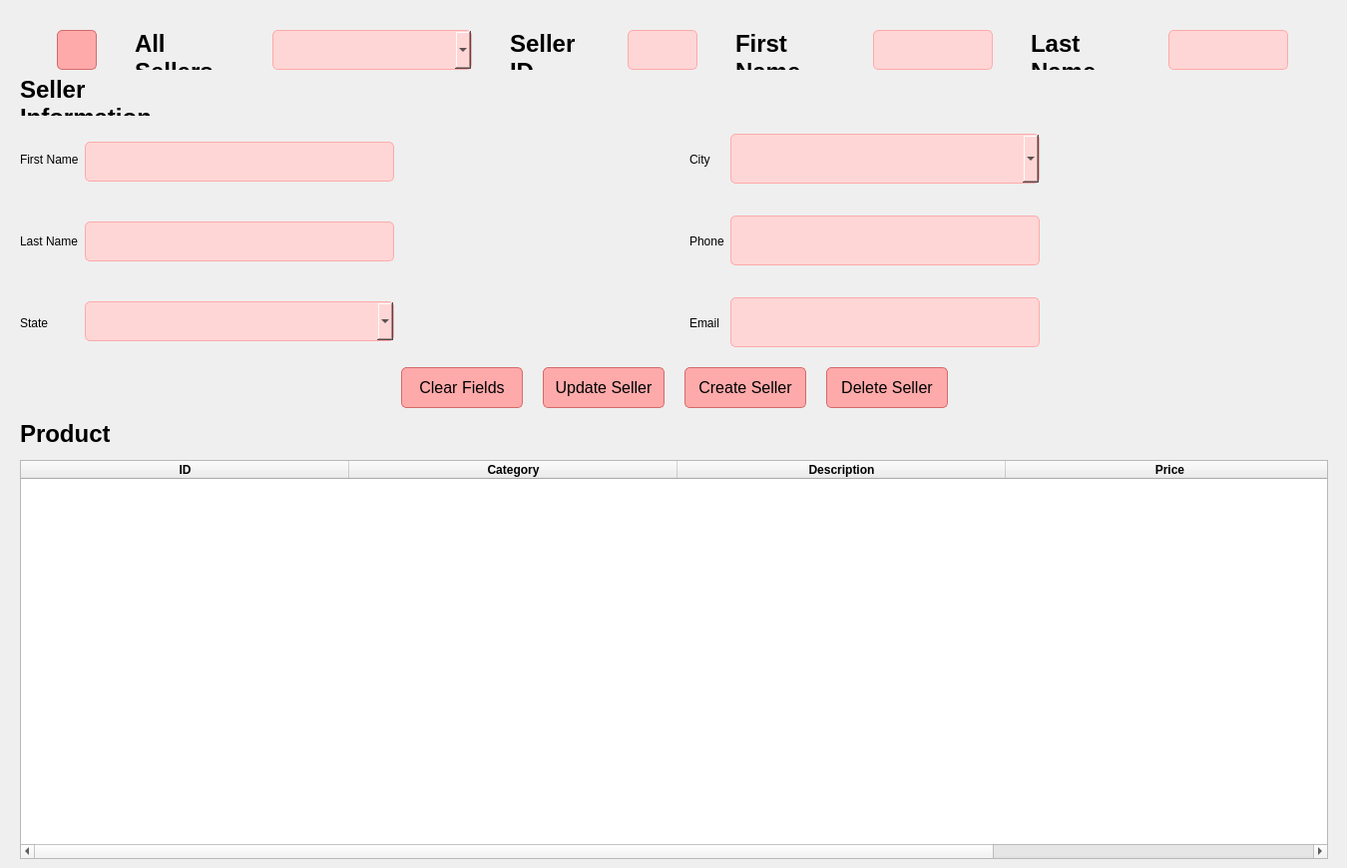
       <widget class="QWidget" name="StPageSeller_2">
        <widget class="QWidget" name="seller_modify" native="true">
         <property name="geometry">
          <rect>
           <x>20</x>
           <y>30</y>
           <width>1321</width>
           <height>831</height>
          </rect>
         </property>
         <widget class="QWidget" name="layoutWidget_12">
          <property name="geometry">
           <rect>
            <x>0</x>
            <y>0</y>
            <width>1311</width>
            <height>831</height>
           </rect>
          </property>
          <layout class="QVBoxLayout" name="seller_modify_layout">
           <item>
            <layout class="QHBoxLayout" name="horizontalLayout_12">
             <property name="spacing">
              <number>1</number>
             </property>
             <item>
              <widget class="QPushButton" name="btnSearchSeller">
               <property name="maximumSize">
                <size>
                 <width>40</width>
                 <height>40</height>
                </size>
               </property>
               <property name="styleSheet">
                <string notr="true">background-color: #FFAAAA; border: 1px solid #D66A6A; border-radius: 5px; padding: 10px; font-size: 16px; width: 100%;</string>
               </property>
               <property name="text">
                <string/>
               </property>
               <property name="icon">
                <iconset>
                 <normaloff>picture/search.png</normaloff>picture/search.png</iconset>
               </property>
               <property name="iconSize">
                <size>
                 <width>25</width>
                 <height>25</height>
                </size>
               </property>
              </widget>
             </item>
             <item>
              <widget class="QLabel" name="label_67">
               <property name="maximumSize">
                <size>
                 <width>100</width>
                 <height>40</height>
                </size>
               </property>
               <property name="font">
                <font>
                 <pointsize>10</pointsize>
                </font>
               </property>
               <property name="styleSheet">
                <string notr="true"/>
               </property>
               <property name="text">
                <string>&lt;html&gt;&lt;head/&gt;&lt;body&gt;&lt;p&gt;&lt;span style=&quot; font-size:18pt; font-weight:600;&quot;&gt;All Sellers&lt;/span&gt;&lt;/p&gt;&lt;/body&gt;&lt;/html&gt;</string>
               </property>
               <property name="wordWrap">
                <bool>true</bool>
               </property>
              </widget>
             </item>
             <item>
              <widget class="QComboBox" name="cmbAllSellers">
               <property name="maximumSize">
                <size>
                 <width>200</width>
                 <height>40</height>
                </size>
               </property>
               <property name="styleSheet">
                <string notr="true">background-color: #FFD6D6; border: 1px solid #FFAAAA; border-radius: 5px;</string>
               </property>
              </widget>
             </item>
             <item>
              <widget class="QLabel" name="label_35">
               <property name="maximumSize">
                <size>
                 <width>80</width>
                 <height>40</height>
                </size>
               </property>
               <property name="styleSheet">
                <string notr="true"/>
               </property>
               <property name="text">
                <string>&lt;html&gt;&lt;head/&gt;&lt;body&gt;&lt;p&gt;&lt;span style=&quot; font-size:18pt; font-weight:600;&quot;&gt;Seller ID&lt;/span&gt;&lt;/p&gt;&lt;/body&gt;&lt;/html&gt;</string>
               </property>
               <property name="wordWrap">
                <bool>true</bool>
               </property>
              </widget>
             </item>
             <item>
              <widget class="QLineEdit" name="seller_id_search">
               <property name="maximumSize">
                <size>
                 <width>70</width>
                 <height>40</height>
                </size>
               </property>
               <property name="styleSheet">
                <string notr="true">background-color: #FFD6D6; border: 1px solid #FFAAAA; border-radius: 5px;</string>
               </property>
              </widget>
             </item>
             <item>
              <widget class="QLabel" name="label_36">
               <property name="maximumSize">
                <size>
                 <width>100</width>
                 <height>40</height>
                </size>
               </property>
               <property name="styleSheet">
                <string notr="true"/>
               </property>
               <property name="text">
                <string>&lt;html&gt;&lt;head/&gt;&lt;body&gt;&lt;p&gt;&lt;span style=&quot; font-size:18pt; font-weight:600;&quot;&gt;First Name&lt;/span&gt;&lt;/p&gt;&lt;/body&gt;&lt;/html&gt;</string>
               </property>
               <property name="wordWrap">
                <bool>true</bool>
               </property>
              </widget>
             </item>
             <item>
              <widget class="QLineEdit" name="seller_first_name_search">
               <property name="maximumSize">
                <size>
                 <width>120</width>
                 <height>40</height>
                </size>
               </property>
               <property name="styleSheet">
                <string notr="true">background-color: #FFD6D6; border: 1px solid #FFAAAA; border-radius: 5px;</string>
               </property>
              </widget>
             </item>
             <item>
              <widget class="QLabel" name="label_42">
               <property name="maximumSize">
                <size>
                 <width>100</width>
                 <height>40</height>
                </size>
               </property>
               <property name="styleSheet">
                <string notr="true"/>
               </property>
               <property name="text">
                <string>&lt;html&gt;&lt;head/&gt;&lt;body&gt;&lt;p&gt;&lt;span style=&quot; font-size:18pt; font-weight:600;&quot;&gt;Last Name&lt;/span&gt;&lt;/p&gt;&lt;/body&gt;&lt;/html&gt;</string>
               </property>
               <property name="wordWrap">
                <bool>true</bool>
               </property>
              </widget>
             </item>
             <item>
              <widget class="QLineEdit" name="seller_last_name_search">
               <property name="maximumSize">
                <size>
                 <width>120</width>
                 <height>40</height>
                </size>
               </property>
               <property name="styleSheet">
                <string notr="true">background-color: #FFD6D6; border: 1px solid #FFAAAA; border-radius: 5px;</string>
               </property>
              </widget>
             </item>
            </layout>
           </item>
           <item>
            <widget class="QLabel" name="label_69">
             <property name="maximumSize">
              <size>
               <width>200</width>
               <height>40</height>
              </size>
             </property>
             <property name="styleSheet">
              <string notr="true">font: 24pt &quot;.AppleSystemUIFont&quot;;</string>
             </property>
             <property name="text">
              <string>&lt;html&gt;&lt;head/&gt;&lt;body&gt;&lt;p&gt;&lt;span style=&quot; font-size:18pt; font-weight:600;&quot;&gt;Seller Information&lt;/span&gt;&lt;/p&gt;&lt;/body&gt;&lt;/html&gt;</string>
             </property>
             <property name="wordWrap">
              <bool>true</bool>
             </property>
            </widget>
           </item>
           <item>
            <layout class="QHBoxLayout" name="horizontalLayout_7">
             <item>
              <layout class="QVBoxLayout" name="verticalLayout_10">
               <item>
                <widget class="QLabel" name="label_17">
                 <property name="styleSheet">
                  <string notr="true"/>
                 </property>
                 <property name="text">
                  <string>First Name</string>
                 </property>
                </widget>
               </item>
               <item>
                <widget class="QLabel" name="label_23">
                 <property name="styleSheet">
                  <string notr="true"/>
                 </property>
                 <property name="text">
                  <string>Last Name</string>
                 </property>
                </widget>
               </item>
               <item>
                <widget class="QLabel" name="label_24">
                 <property name="styleSheet">
                  <string notr="true"/>
                 </property>
                 <property name="text">
                  <string>State</string>
                 </property>
                </widget>
               </item>
              </layout>
             </item>
             <item>
              <layout class="QVBoxLayout" name="verticalLayout_11">
               <property name="spacing">
                <number>0</number>
               </property>
               <item>
                <widget class="QLineEdit" name="seller_first_name_edit">
                 <property name="maximumSize">
                  <size>
                   <width>310</width>
                   <height>40</height>
                  </size>
                 </property>
                 <property name="styleSheet">
                  <string notr="true">background-color: #FFD6D6; border: 1px solid #FFAAAA; border-radius: 5px;</string>
                 </property>
                </widget>
               </item>
               <item>
                <spacer name="horizontalSpacer_17">
                 <property name="orientation">
                  <enum>Qt::Horizontal</enum>
                 </property>
                 <property name="sizeHint" stdset="0">
                  <size>
                   <width>40</width>
                   <height>20</height>
                  </size>
                 </property>
                </spacer>
               </item>
               <item>
                <widget class="QLineEdit" name="seller_last_name_edit">
                 <property name="maximumSize">
                  <size>
                   <width>310</width>
                   <height>40</height>
                  </size>
                 </property>
                 <property name="styleSheet">
                  <string notr="true">background-color: #FFD6D6; border: 1px solid #FFAAAA; border-radius: 5px;</string>
                 </property>
                </widget>
               </item>
               <item>
                <spacer name="horizontalSpacer_20">
                 <property name="orientation">
                  <enum>Qt::Horizontal</enum>
                 </property>
                 <property name="sizeHint" stdset="0">
                  <size>
                   <width>40</width>
                   <height>20</height>
                  </size>
                 </property>
                </spacer>
               </item>
               <item>
                <widget class="QComboBox" name="cmbStates">
                 <property name="maximumSize">
                  <size>
                   <width>310</width>
                   <height>40</height>
                  </size>
                 </property>
                 <property name="styleSheet">
                  <string notr="true">background-color: #FFD6D6; border: 1px solid #FFAAAA; border-radius: 5px;</string>
                 </property>
                </widget>
               </item>
              </layout>
             </item>
             <item>
              <layout class="QVBoxLayout" name="verticalLayout_22">
               <item>
                <widget class="QLabel" name="label_71">
                 <property name="styleSheet">
                  <string notr="true"/>
                 </property>
                 <property name="text">
                  <string>City</string>
                 </property>
                </widget>
               </item>
               <item>
                <widget class="QLabel" name="label_72">
                 <property name="styleSheet">
                  <string notr="true"/>
                 </property>
                 <property name="text">
                  <string>Phone</string>
                 </property>
                </widget>
               </item>
               <item>
                <widget class="QLabel" name="label_73">
                 <property name="styleSheet">
                  <string notr="true"/>
                 </property>
                 <property name="text">
                  <string>Email</string>
                 </property>
                </widget>
               </item>
              </layout>
             </item>
             <item>
              <layout class="QVBoxLayout" name="verticalLayout_23">
               <property name="spacing">
                <number>0</number>
               </property>
               <item>
                <widget class="QComboBox" name="cmbCities">
                 <property name="maximumSize">
                  <size>
                   <width>310</width>
                   <height>50</height>
                  </size>
                 </property>
                 <property name="styleSheet">
                  <string notr="true">background-color: #FFD6D6; border: 1px solid #FFAAAA; border-radius: 5px;</string>
                 </property>
                </widget>
               </item>
               <item>
                <spacer name="horizontalSpacer_18">
                 <property name="orientation">
                  <enum>Qt::Horizontal</enum>
                 </property>
                 <property name="sizeHint" stdset="0">
                  <size>
                   <width>40</width>
                   <height>20</height>
                  </size>
                 </property>
                </spacer>
               </item>
               <item>
                <widget class="QLineEdit" name="seller_phone_edit">
                 <property name="maximumSize">
                  <size>
                   <width>310</width>
                   <height>50</height>
                  </size>
                 </property>
                 <property name="styleSheet">
                  <string notr="true">background-color: #FFD6D6; border: 1px solid #FFAAAA; border-radius: 5px;</string>
                 </property>
                </widget>
               </item>
               <item>
                <spacer name="horizontalSpacer_19">
                 <property name="orientation">
                  <enum>Qt::Horizontal</enum>
                 </property>
                 <property name="sizeHint" stdset="0">
                  <size>
                   <width>40</width>
                   <height>20</height>
                  </size>
                 </property>
                </spacer>
               </item>
               <item>
                <widget class="QLineEdit" name="seller_email_edit">
                 <property name="maximumSize">
                  <size>
                   <width>310</width>
                   <height>50</height>
                  </size>
                 </property>
                 <property name="styleSheet">
                  <string notr="true">background-color: #FFD6D6; border: 1px solid #FFAAAA; border-radius: 5px;</string>
                 </property>
                </widget>
               </item>
              </layout>
             </item>
            </layout>
           </item>
           <item>
            <layout class="QHBoxLayout" name="horizontalLayout_8">
             <property name="spacing">
              <number>20</number>
             </property>
             <item>
              <spacer name="horizontalSpacer_14">
               <property name="orientation">
                <enum>Qt::Horizontal</enum>
               </property>
               <property name="sizeHint" stdset="0">
                <size>
                 <width>20</width>
                 <height>20</height>
                </size>
               </property>
              </spacer>
             </item>
             <item>
              <widget class="QPushButton" name="btnClearFields">
               <property name="styleSheet">
                <string notr="true">background-color: #FFAAAA; border: 1px solid #D66A6A; border-radius: 5px; padding: 10px; font-size: 16px; width: 100%;</string>
               </property>
               <property name="text">
                <string>Clear Fields</string>
               </property>
              </widget>
             </item>
             <item>
              <widget class="QPushButton" name="btnUpdSeller">
               <property name="styleSheet">
                <string notr="true">background-color: #FFAAAA; border: 1px solid #D66A6A; border-radius: 5px; padding: 10px; font-size: 16px; width: 100%;</string>
               </property>
               <property name="text">
                <string>Update Seller</string>
               </property>
              </widget>
             </item>
             <item>
              <widget class="QPushButton" name="btnCreateSeller">
               <property name="styleSheet">
                <string notr="true">background-color: #FFAAAA; border: 1px solid #D66A6A; border-radius: 5px; padding: 10px; font-size: 16px; width: 100%;</string>
               </property>
               <property name="text">
                <string>Create Seller</string>
               </property>
              </widget>
             </item>
             <item>
              <widget class="QPushButton" name="btnDeleteSeller">
               <property name="styleSheet">
                <string notr="true">background-color: #FFAAAA; border: 1px solid #D66A6A; border-radius: 5px; padding: 10px; font-size: 16px; width: 100%;</string>
               </property>
               <property name="text">
                <string>Delete Seller</string>
               </property>
              </widget>
             </item>
             <item>
              <spacer name="horizontalSpacer_23">
               <property name="orientation">
                <enum>Qt::Horizontal</enum>
               </property>
               <property name="sizeHint" stdset="0">
                <size>
                 <width>20</width>
                 <height>20</height>
                </size>
               </property>
              </spacer>
             </item>
            </layout>
           </item>
           <item>
            <widget class="QLabel" name="label_68">
             <property name="maximumSize">
              <size>
               <width>90</width>
               <height>40</height>
              </size>
             </property>
             <property name="styleSheet">
              <string notr="true">font: 24pt &quot;.AppleSystemUIFont&quot;;</string>
             </property>
             <property name="text">
              <string>&lt;html&gt;&lt;head/&gt;&lt;body&gt;&lt;p&gt;&lt;span style=&quot; font-size:18pt; font-weight:600;&quot;&gt;Products&lt;/span&gt;&lt;/p&gt;&lt;/body&gt;&lt;/html&gt;</string>
             </property>
             <property name="wordWrap">
              <bool>true</bool>
             </property>
            </widget>
           </item>
           <item>
            <widget class="QTableWidget" name="tblProducts">
             <property name="maximumSize">
              <size>
               <width>1600000</width>
               <height>400</height>
              </size>
             </property>
             <property name="styleSheet">
              <string notr="true"/>
             </property>
             <attribute name="horizontalHeaderDefaultSectionSize">
              <number>329</number>
             </attribute>
             <column>
              <property name="text">
               <string>ID</string>
              </property>
              <property name="font">
               <font>
                <weight>75</weight>
                <bold>true</bold>
               </font>
              </property>
              <property name="background">
               <color>
                <red>255</red>
                <green>255</green>
                <blue>255</blue>
               </color>
              </property>
             </column>
             <column>
              <property name="text">
               <string>Category</string>
              </property>
              <property name="font">
               <font>
                <weight>75</weight>
                <bold>true</bold>
               </font>
              </property>
              <property name="background">
               <color>
                <red>255</red>
                <green>255</green>
                <blue>255</blue>
               </color>
              </property>
             </column>
             <column>
              <property name="text">
               <string>Description</string>
              </property>
              <property name="font">
               <font>
                <weight>75</weight>
                <bold>true</bold>
               </font>
              </property>
              <property name="background">
               <color>
                <red>255</red>
                <green>255</green>
                <blue>255</blue>
               </color>
              </property>
             </column>
             <column>
              <property name="text">
               <string>Price</string>
              </property>
              <property name="font">
               <font>
                <weight>75</weight>
                <bold>true</bold>
               </font>
              </property>
              <property name="background">
               <color>
                <red>255</red>
                <green>255</green>
                <blue>255</blue>
               </color>
              </property>
             </column>
            </widget>
           </item>
          </layout>
         </widget>
        </widget>
       </widget>
